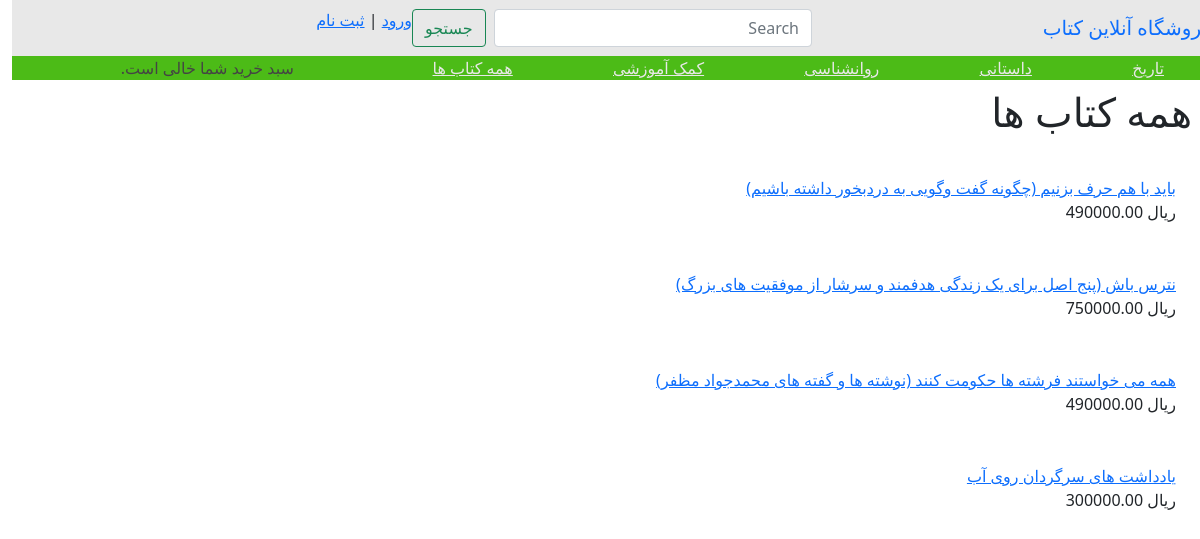
The page / on the database its author committed.
### book/models.py (models this page shows, shortened)
class Category(models.Model):
    name = models.CharField(verbose_name='دسته', max_length=200, db_index=True)
    slug = models.SlugField(max_length=200, unique=True)
    created_by = models.ForeignKey(get_user_model(), verbose_name='ایجاد کننده', on_delete=models.CASCADE)
    create_time = models.DateTimeField(verbose_name='تاریخ ایجاد', auto_now_add=True)
    update_time = models.DateTimeField(verbose_name='تاریخ بروزرسانی', auto_now=True)
    class Meta:
        verbose_name_plural = 'گروه ها'
        ordering = ('name',)
    def get_absolute_url(self):
        return reverse('book:book_list_by_category', args=[self.slug])

class Book(models.Model):
    category = models.ManyToManyField(Category, verbose_name='دسته', related_name='books')
    title = models.CharField(verbose_name='عنوان کتاب', max_length=200, db_index=True)
    author = models.CharField(verbose_name='نویسنده', max_length=100)
    slug = models.SlugField(max_length=200, db_index=True)
    price = models.DecimalField(verbose_name='قیمت کتاب', max_digits=10, decimal_places=2)
    cash_off = models.ForeignKey('order.CashOff', verbose_name='تخفیف نقدی',
                                 on_delete=models.DO_NOTHING, blank=True, null=True
                                 )
    percent_off = models.ForeignKey('order.PercentageOff', verbose_name='تخفیف درصدی',
                                    on_delete=models.DO_NOTHING, blank=True, null=True
                                    )
    quantity = models.IntegerField(verbose_name='موجودی انبار')
    available = models.BooleanField(verbose_name='موجود در انبار', default=True)
    created_by = models.ForeignKey(CustomUser, verbose_name='ایجاد کننده', on_delete=models.CASCADE)
    create_time = models.DateTimeField(verbose_name='تاریخ ایجاد', auto_now_add=True)
    update_time = models.DateTimeField(verbose_name='تاریخ بروزرسانی', auto_now=True)
    class Meta:
        verbose_name_plural = 'کتاب ها'
        ordering = ('title',)
        index_together = (('id', 'slug'),)
    def get_absolute_url(self):
        return reverse('book:book_detail', args=[self.id, self.slug])

### book/views.py (the view)
# urls.py: path('', book_list, name='book_list'),
def book_list(request, category_slug=None):
    category = None
    categories = Category.objects.all()
    search_book = request.GET.get('search')
    if search_book:
        books = Book.objects.filter(Q(title__icontains=search_book) | Q(author__icontains=search_book), available=True)
    else:
        books = Book.objects.filter(available=True)
    if category_slug:
        category = get_object_or_404(Category, slug=category_slug)
        books = books.filter(category=category)
    return render(request,
                  'book/book_list.html',
                  {'category': category, 'categories': categories, 'books': books}
                  )

### cart/cart.py (called while the page is built)
    def __len__(self):
        return sum(item['quantity'] for item in self.cart.values())

### cart/context_processors.py (called while the page is built)
def cart(request):
    return {'cart': Cart(request)}

### book/templates/book/book_list.html (shortened to what this page needs)
{% extends "base.html" %}
{% load static %}
{% block content %}
    <div id="main" class="product-list">
        <h1 class="p-2">
            {% if category %}{{ category.name }}
            {% else %}
                همه کتاب ها
            {% endif %}
        </h1>
        {% for book in books %}
            <div class="item p-4">
                <a href="{{ book.get_absolute_url }}">{{ book.title }}</a>
                <br>
                   ریال {{ book.price }}
            </div>
        {% endfor %}
    </div>
{% endblock content%}

### templates/base.html (shortened to what this page needs)
{% load static %}
<!DOCTYPE html>
<html  lang="ar" dir="rtl">
    <head>
        <link rel="stylesheet" href="https://cdn.jsdelivr.net/npm/bootstrap@5.0.2/dist/css/bootstrap.rtl.min.css"
>
        <link href="{% static "css/base.css" %}" rel="stylesheet">
    </head>
    <body>
        <div class="navbar navbar-expand-lg mh-100">
                <div class="col">
                    <a class="navbar-brand" href="#">فروشگاه آنلاین کتاب </a>
                </div>
                <div id="search" class="col">
                    <form class="d-flex" action="{% url 'book:book_list' %}">
                      <input class="form-control me-2" type="search" placeholder="Search" aria-label="Search" name="search">
                      <button class="btn btn-outline-success" type="submit">جستجو</button>
                    </form>
                </div>
                <div class="col text-left">
                    {% if user.is_authenticated %}
                    <p><a href="{% url 'account_logout' %}">خروج</a></p>
                    {% else %}
                        <p><a href="{% url 'account_login' %}">ورود</a> |
                        <a href="{% url 'account_signup' %}">ثبت نام</a></p>
                    {% endif %}
                </div>
        </div>
<div id="subheader" class="row">
            <div id="category_list" class="col-9">
                {% for c in categories %}
                        <a class="m-5" href="{{ c.get_absolute_url }}">{{ c.name }}</a>
                {% endfor %}
                <a class="m-5" href="{% url "book:book_list" %}">همه کتاب ها</a>
            </div>
            <div class="col-3 cart">
                {% with total_items=cart|length %}
                    {% if total_items > 0 %}
                        Your cart:
                        <a href="{% url "cart:cart_detail" %}">
                        {{ total_items }} item{{ total_items|pluralize }},
                        {{ cart.get_total_price }}
                        </a>
                    {% else %}
                        سبد خرید شما خالی است.
                    {% endif %}
                {% endwith %}
            </div>
    </div>
        <section class="container-fluid">
            {% block content %}
            {% endblock content%}
        </section>
    </body>
</html>

### static/css/base.css (style rules this page uses)
.navbar { background-color: #E8E8E8; }
#subheader { background-color: #4CBB17!important; color:#444; }
#category_list a { color: #E8E8E8 !important; }

### rows shown on the page
Category: name "تاریخ"
Category: name "داستانی"
Category: name "روانشناسی"
Category: name "کمک آموزشی"
Book: title "باید با هم حرف بزنیم (چگونه گفت وگویی به دردبخور داشته باشیم)", price "490000.00"
Book: title "نترس باش (پنج اصل برای یک زندگی هدفمند و سرشار از موفقیت های بزرگ)", price "750000.00"
Book: title "همه می خواستند فرشته ها حکومت کنند (نوشته ها و گفته های محمدجواد مظفر)", price "490000.00"
Book: title "یادداشت های سرگردان روی آب", price "300000.00"
